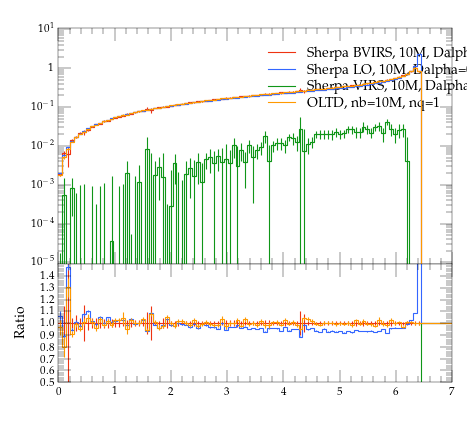

The script that saved this image:
#! /usr/bin/env python

# This Python script was auto-generated using YODA v2.0.0.
# Analysis object: /evtb/cutEg_t_pt
# Timestamp: 15-04-2024 (14:31:35)

import matplotlib as mpl
import matplotlib.pyplot as plt
mpl.use('Agg') # comment out for interactive use
import os
import numpy as np

plotDir = os.path.split(os.path.realpath(__file__))[0]
if 'YODA_USER_PLOT_PATH' in globals():
    plot_outdir = globals()['YODA_USER_PLOT_PATH']
else:
    plot_outdir = plotDir

#plot style
plt.style.use(os.path.join(plotDir, '../default.mplstyle'))
# plot metadata
figW, figH = plt.rcParams['figure.figsize']
ax_xLabel = r''
ax_yLabel = r''
ax_title  = r''
ax_xScale = 'linear'
ax_yScale = 'log'
xLims = (0.0, 7.0)
yLims = (9e-06, 11.0)

# TeX-friendly labels for the legend
labels = [ r"Sherpa BVIRS, 10M, Dalpha=0.01", r"Sherpa LO, 10M, Dalpha=0.01", r"Sherpa VIRS, 10M, Dalpha=0.01", r"OLTD, nb=10M, nq=1" ]

# Create figure and axis objects
fig, (ax, ratio0_ax) = plt.subplots(2, 1, sharex=True,
                  figsize=(figW,figH), gridspec_kw={'height_ratios': (2, 1)})
ratio0_ax.yaxis.set_major_locator(mpl.ticker.MultipleLocator(0.1))
ratio0_ax.set_ylim(0.5, 1.4999)
ratio0_ax.set_ylabel('Ratio')

# LineColor map: curve index -> color
linecolors = {0: '#EE3311', 1: '#3366FF', 2: '#109618', 3: '#FF9900'}
# the numerical data is stored in a separate file
dataf = dict()
prefix = os.path.split(__file__)[0]
if prefix:    prefix = prefix + '/'
exec(open(prefix+'cutEg_t_pt__data.py').read(), dataf)


legend_handles = [] # keep track of handles for the legend

# style options for curves
# starts at zorder>=5 to draw curve on top of legend
styles = {
  'curve0': {
    'color' : linecolors[0],
    'linestyle' : '-',
    'marker' : 'o',
    'zorder' : 5,
    'histstyle' : True,
  },
  'curve1': {
    'color' : linecolors[1],
    'linestyle' : '-',
    'marker' : 'o',
    'zorder' : 6,
    'histstyle' : True,
  },
  'curve2': {
    'color' : linecolors[2],
    'linestyle' : '-',
    'marker' : 'o',
    'zorder' : 7,
    'histstyle' : True,
  },
  'curve3': {
    'color' : linecolors[3],
    'linestyle' : '-',
    'marker' : 'o',
    'zorder' : 8,
    'histstyle' : True,
  },
}
# curve from input yoda files in main panel
for label in dataf['yvals'].keys():
    if all(np.isnan(v) for v in dataf['yvals'][label]):
        continue
    tmp = None
    if styles[label]['histstyle']: # draw as histogram
        tmp, = ax.plot(dataf['xedges'], dataf['yedges'][label],
                       color=styles[label]['color'],
                       linestyle=styles[label]['linestyle'],
                       drawstyle='steps-pre', solid_joinstyle='miter',
                       zorder=styles[label]['zorder'], label=label)
        ax.errorbar(dataf['xpoints'], dataf['yvals'][label], color=styles[label]['color'],
                    xerr=dataf['xerrs'], yerr=[dataf['ydowns'][label], dataf['yups'][label]],
                    linestyle='none', zorder=styles[label]['zorder'])
    else: # draw as scatter
        tmp = ax.errorbar(dataf['xpoints'], dataf['yvals'][label],
                          xerr=dataf['xerrs'],
                          yerr=[ dataf['ydowns'][label],
                          dataf['yups'][label] ],
                          fmt=styles[label]['marker'],
                          ecolor=styles[label]['color'],
                          color=styles[label]['color'], zorder=2)
        tmp[-1][0].set_linestyle(styles[label]['linestyle'])
    legend_handles += [tmp]
    for varLabel in dataf['variation_yvals'].keys():
        if varLabel.startswith(label):
            tmp, = ax.plot(dataf['xedges'], dataf['variation_yvals'][varLabel],
                           color=styles[label]['color'],
                           linestyle=styles[label]['linestyle'],
                           drawstyle='steps-pre', solid_joinstyle='miter',
                           zorder=styles[label]['zorder'], alpha=0.5)


# plots on ratio panel
# curve from input yoda files in ratio panel
for label, yvals in dataf['ratio0_yvals'].items():
    if all(np.isnan(v) for v in yvals):
        continue
    if styles[label]['histstyle']: # plot as histogram
        ratio0_ax.plot(dataf['xedges'], yvals,
                       color=styles[label]['color'],
                       linestyle=styles[label]['linestyle'],
                       drawstyle='steps-pre', zorder=1,
                       solid_joinstyle='miter')
        ratio0_ax.vlines(dataf['xpoints'],
                         dataf['ratio0_ymin'][label],
                         dataf['ratio0_ymax'][label],
                         color=styles[label]['color'], zorder=1)
    else: # plot as scatter
        tmp = ratio0_ax.errorbar(dataf['xpoints'],
                                 yvals, xerr=dataf['xerrs'],
                                 yerr=dataf['ratio0_yerrs'][label],
                                 fmt=styles[label]['marker'],
                                 ecolor=styles[label]['color'],
                                 color=styles[label]['color'])
        tmp[-1][0].set_linestyle(styles[label]['linestyle'])

    for varlabel in dataf['ratio0_variation_vals'].keys():
        if varlabel.startswith(label):
            ratio0_ax.plot(dataf['xedges'],
                            dataf['ratio0_variation_vals'][varlabel],
                            color=styles[label]['color'],
                            linestyle=styles[label]['linestyle'],
                            drawstyle='steps-pre', solid_joinstyle='miter',
                            zorder=1, alpha=0.5)

legend_pos = (0.5, 0.97)
ax.legend(legend_handles, labels, loc='upper left', bbox_to_anchor=legend_pos)

# set plot metadata as defined above
ratio0_ax.set_xlabel(ax_xLabel)
ratio0_ax.xaxis.set_label_coords(1., -.15)
ax.set_ylabel(ax_yLabel, loc='top')
ax.set_title(ax_title, loc='left')
ax.set_xscale(ax_xScale)
ax.set_yscale(ax_yScale)
ax.set_xlim(xLims)
ax.set_ylim(yLims)

# tick formatting
plt.rcParams['xtick.top'] = True
plt.rcParams['ytick.right'] = True
ax.yaxis.set_major_locator(mpl.ticker.LogLocator(base=10.0, numticks=np.inf))
ax.yaxis.set_minor_locator(mpl.ticker.LogLocator(
                           base=10.0, subs=np.arange(0.1, 1, 0.1), numticks=np.inf))
fig.align_ylabels((ax, ratio0_ax))
plt.savefig(os.path.join(plot_outdir, 'cutEg_t_pt.pdf'), format='PDF')
plt.savefig(os.path.join(plot_outdir, 'cutEg_t_pt.png'), format='PNG')

plt.close(fig)
